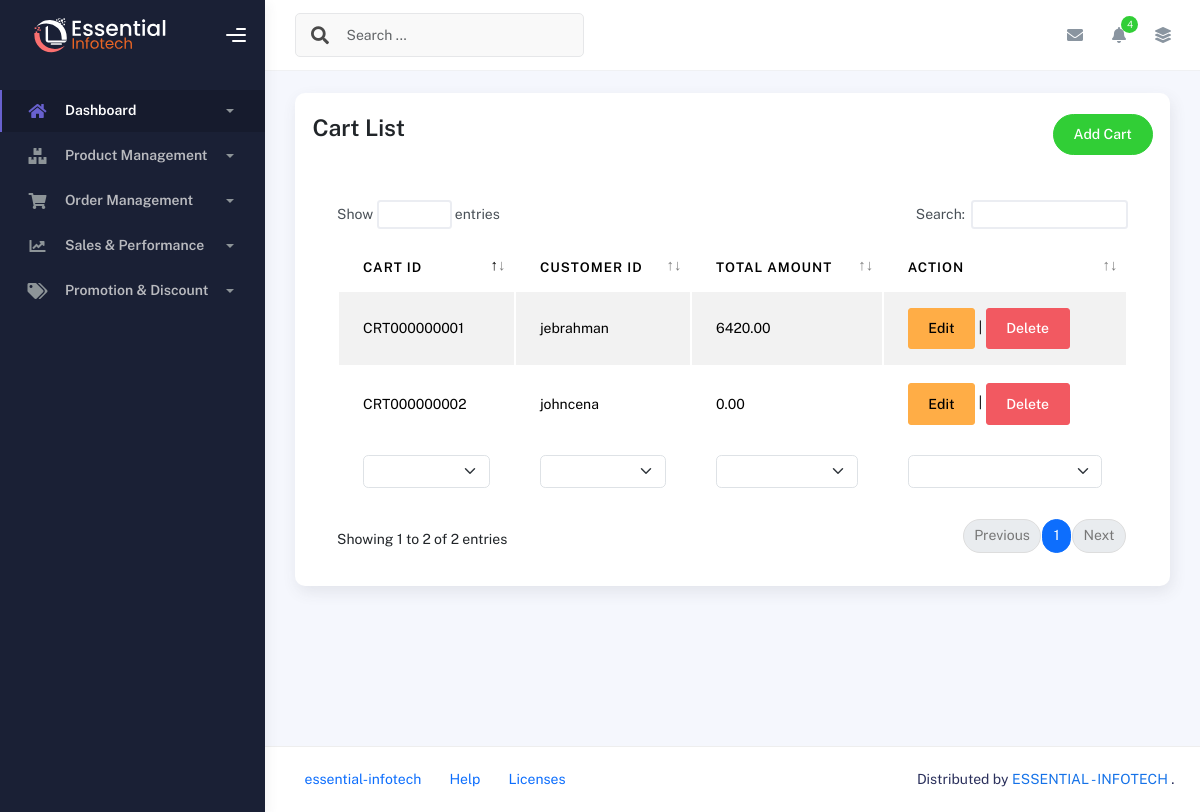
/order-management/cart/, run on an earlier commit of the app's database.
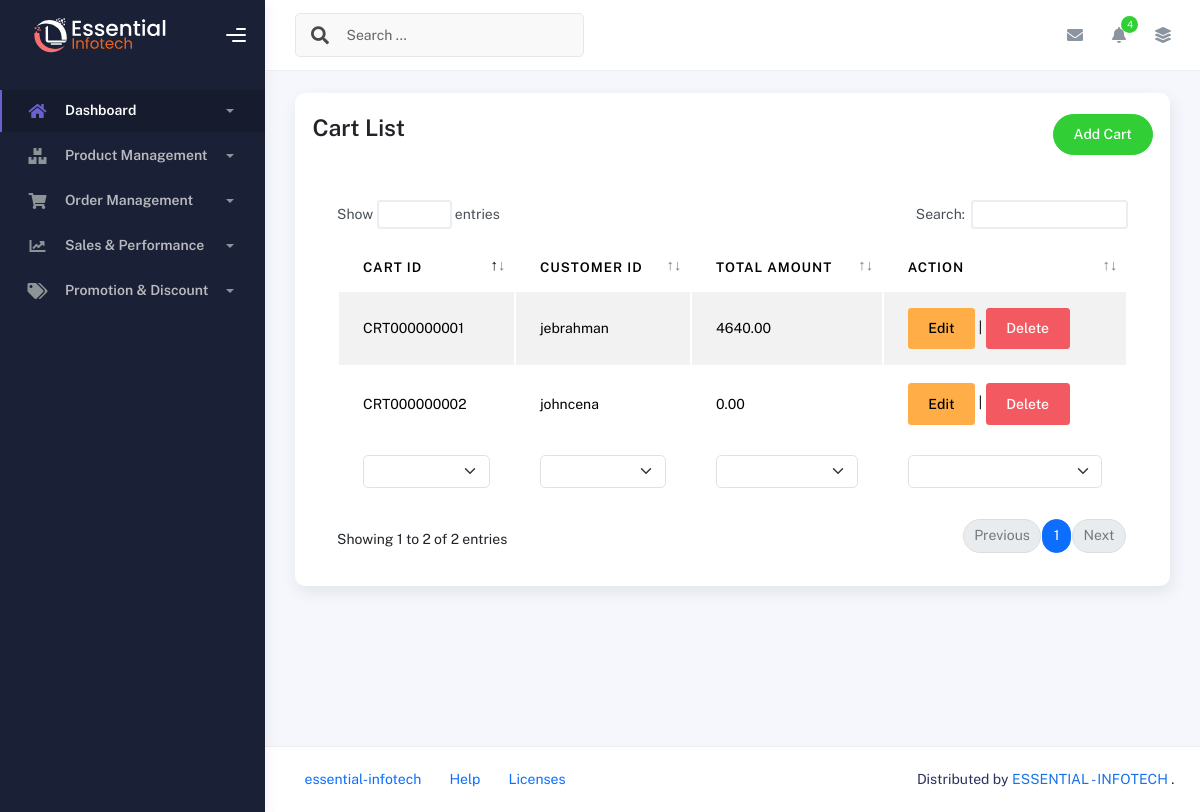
And on a later commit of the database.
### order_management/models.py (models this page shows, shortened)
class Cart(models.Model):
    STATUS_CHOICE = [
        ('acitvate', 'ACTIVATE'),
        ('completed', 'COMPLETED')
    ]
    cart_id = models.CharField(max_length=15, unique=True, blank=True)
    customer_id = models.ForeignKey(
        settings.AUTH_USER_MODEL,
        on_delete=models.CASCADE,
        null=True,  # Allow NULL values
        blank=True  # Allow blank values in forms
        )
    total_amount = models.DecimalField(max_digits=10, decimal_places=2, default=0.00)
    status = models.CharField(max_length=10, choices= STATUS_CHOICE, default='activate')

### accounts/models.py (models this page shows, shortened)
class User(AbstractUser):
    ROLE_CHOICES = (
        ('admin', 'Admin'),
        ('vendor', 'Vendor'),
        ('customer', 'Customer'),
    )
    STATUS_CHOICES = (
        ('active', 'Active'),
        ('inactive', 'Inactive'),
    )
    first_name = models.CharField(max_length=255, null=True, blank=True)
    last_name = models.CharField(max_length=255, null=True, blank=True)
    email = models.EmailField(unique=True)
    role = models.CharField(max_length=10, choices=ROLE_CHOICES, default='customer')
    status = models.CharField(max_length=10, choices=STATUS_CHOICES, default='active')
    phone = models.CharField(max_length=15, null=True, blank=True)
    address = models.TextField(null=True, blank=True)
    photo = models.ImageField(upload_to='profile_photos/', null=True, blank=True)  # Profile photo
    email_verified_at = models.DateTimeField(null=True, blank=True)  # Track email verification time
    remember_token = models.CharField(max_length=100, null=True, blank=True)  # Custom remember me token
    created_at = models.DateTimeField(auto_now_add=True)  # Automatically set at creation
    updated_at = models.DateTimeField(auto_now=True)  # Automatically updated when saved
    USERNAME_FIELD = 'email'  # Use email instead of username for login
    REQUIRED_FIELDS = ['username']  # Username is required for creating a superuser

### order_management/views.py (the view)
# urls.py: path('cart/', cart_list, name='cart-list'),
def cart_list(request):
    cart = Cart.objects.all()
    context = {
        'cart': cart,
    }
    return render(request, 'order_management/cart.html', context)

### templates/order_management/cart.html (shortened to what this page needs)
{% extends 'base.html' %}
{% block content %}
    <div class="container">
        <div class="page-inner">
            <div class="row">
                <div class="col-md-12">
                    <div class="card p-3">
                        <div class="page-header d-flex justify-content-between p-1">
                            <h3 class="fw-bold mb-3">Cart List</h3>
                            <a href="{% url 'cart-form' %}" class="btn btn-success btn-round ms-auto text-white" style="text-decoration: none;">
                                Add Cart
                            </a>
                        </div>
                        <div class="card-body">
                            <div class="table-responsive">
                                <table id="multi-filter-select" class="display table table-striped table-hover">
                                    <thead>
                                        <tr>
                                          <th>Cart ID</th>
                                          <th>Customer ID</th>
                                          <th>Total Amount</th>
                                          <th>Action</th>
                                        </tr>
                                      </thead>
                                    <tfoot>
                                        <tr>
                                            <th>Cart ID</th>
                                            <th>Customer ID</th>
                                            <th>Total Amount</th>
                                            <th>Action</th>
                                        </tr>
                                    </tfoot>
                                    <tbody>
                                        {% for cart in cart %}
                                        <tr>
                                            <td><a href="{% url 'cart-detail' cart.pk  %}" class="text-black">{{ cart.cart_id }}</a></td>
                                          <td>{{ cart.customer_id.username }}</td>
                                          <td>{{ cart.total_amount }}</td>
                                          <td>
                                            <a href="{% url 'cart-edit' cart.pk %}" class="btn btn-warning">Edit</a> |
                                            <form action="{% url 'cart-delete' cart.pk %}" method="POST" style="display: inline;" onsubmit="return confirm('Are you sure you want to delete this cart?');">
                                                <button type="submit" class="btn btn-danger">Delete</button>
                                            </form>
                                          </td>
                                        </tr>
                                        {% endfor %}
                                      </tbody>
                                </table>
                            </div>
                        </div>
                    </div>
                </div>
            </div>
        </div>
    </div>
{% endblock %}

What changed in the data, as far as the page shows it:
changed Cart "CRT000000001": total_amount "6420.00" → "4640.00"
